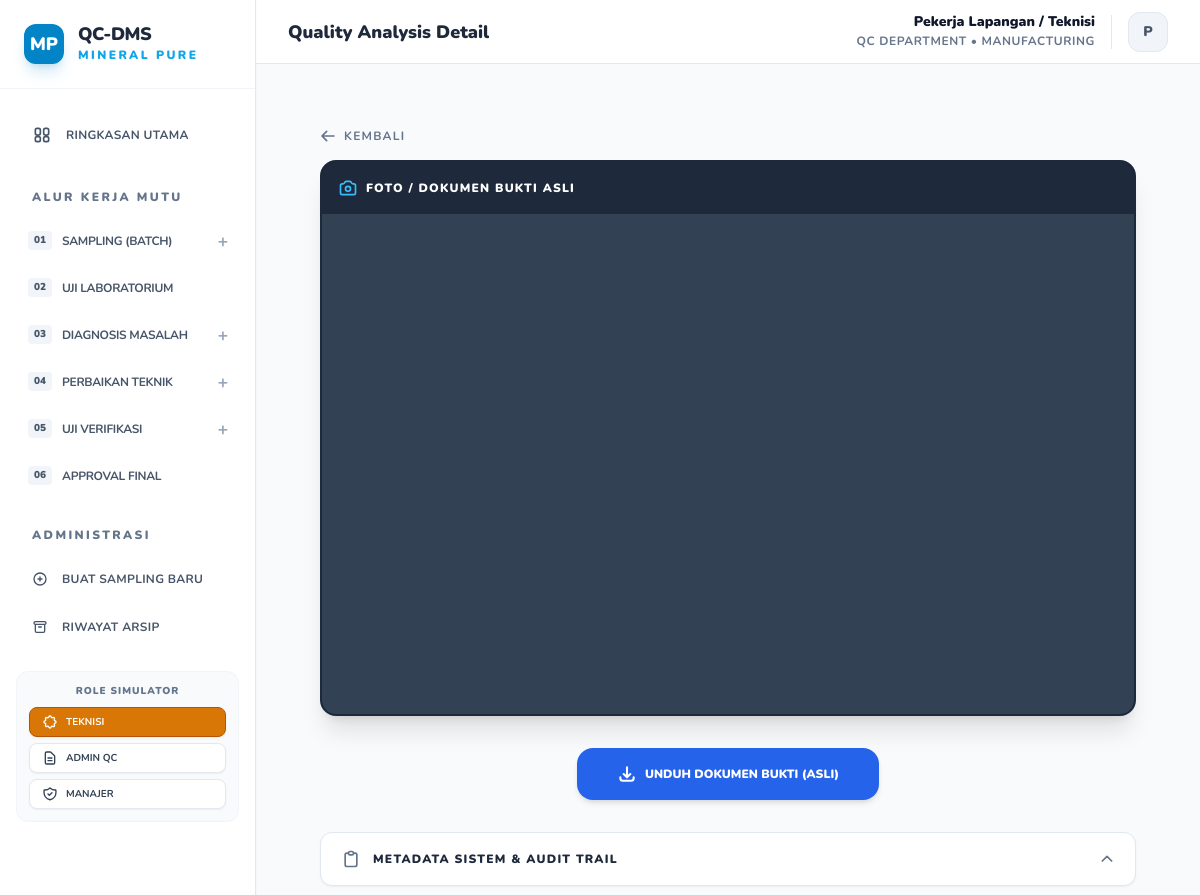
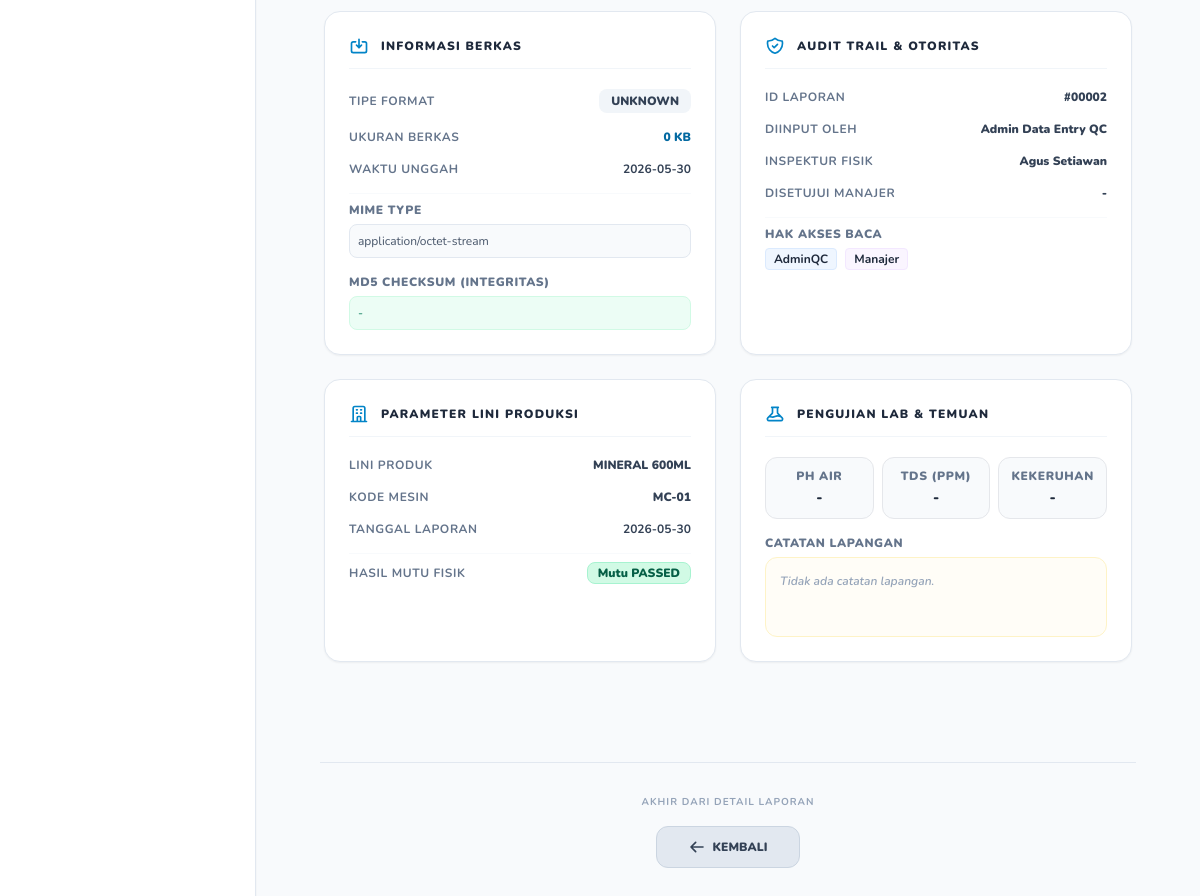
Screenshot of /view.php?id=2 with the database file from the repository (2 pictures, top to bottom).
### tables this page shows
CREATE TABLE documents (
        id INTEGER PRIMARY KEY AUTOINCREMENT,
        no_dokumen TEXT UNIQUE,
        nama_dokumen TEXT,
        produk TEXT,
        jenis TEXT,
        tanggal TEXT,
        inspector TEXT,
        machine_id TEXT,
        admin_entry_name TEXT,
        status TEXT,
        status_mutu TEXT DEFAULT 'Passed',
        approval_status TEXT DEFAULT 'Waiting Approval',
        approved_by TEXT,
        link TEXT,
        deskripsi TEXT,
        folder_path TEXT,
        parent_doc_id INTEGER,
        ph TEXT,
        tds TEXT,
        kekeruhan TEXT,
        created_at DATETIME,
        approved_at DATETIME,
        archived_at DATETIME
    , file_path TEXT, external_link TEXT);

### view.php (the view, shortened to what this page needs)
<?php
require 'db.php';
$id = $_GET['id'] ?? null;
$stmt = $pdo->prepare("SELECT * FROM documents WHERE id = ?");
$stmt->execute([$id]);
$doc = $stmt->fetch(PDO::FETCH_ASSOC);
$file_size_formatted = '0 KB';
$file_ext = 'UNKNOWN';
$file_mime = 'application/octet-stream';
$file_hash = '-';
$file_upload_time = $doc['tanggal'];
?>
<!DOCTYPE html>
<html lang="id">
<head>
    <script src="https://cdn.tailwindcss.com"></script>
</head>
<body class="bg-slate-50 min-h-screen antialiased text-slate-800">
    <?php include 'sidebar.php'; ?>
    <div class="max-w-5xl mx-auto py-4 md:py-8 px-4 md:px-8 view-container">
        <div class="mb-4 flex items-center gap-3 no-print">
            <a href="javascript:history.back()" class="flex items-center gap-2 font-bold text-slate-500 hover:text-sky-600 transition-all text-sm md:text-xs md:uppercase md:tracking-widest">
                <svg class="w-4 h-4" fill="none" stroke="currentColor" viewBox="0 0 24 24" xmlns="http://www.w3.org/2000/svg"><path stroke-linecap="round" stroke-linejoin="round" stroke-width="2.5" d="M10 19l-7-7m0 0l7-7m-7 7h18"></path></svg>
                <span>Kembali</span>
            </a>
        </div>
        <?php if (!empty($doc['file_path']) || !empty($doc['external_link'])): ?>
        <div class="mb-8 no-print">
            <div class="bg-slate-900 rounded-2xl overflow-hidden shadow-xl border-2 border-slate-800">
                <div class="p-4 bg-slate-800 flex justify-between items-center">
                    <div class="flex items-center gap-2">
                        <h4 class="text-xs font-black text-white uppercase tracking-widest">Foto / Dokumen Bukti Asli</h4>
                    </div>
                </div>
                <div class="bg-slate-700 doc-preview-box" style="height:500px">
                    <?php if (!empty($doc['file_path'])): ?>
                        <?php
                        $ext = strtolower(pathinfo($doc['file_path'], PATHINFO_EXTENSION));
                        if (in_array($ext, ['jpg', 'jpeg', 'png', 'webp'])): ?>
                            <img src="<?= htmlspecialchars($doc['file_path']) ?>" class="w-full h-full object-contain" style="display:block">
                        <?php else: ?>
                            <iframe src="<?= htmlspecialchars($doc['file_path']) ?>" class="w-full h-full border-none"></iframe>
                        <?php endif; ?>
                    <?php endif; ?>
                </div>
            </div>
        </div>
        <?php endif; ?>
        <div class="mb-8 flex-col sm:flex-row justify-center items-center gap-4 sm:gap-6 no-print action-area desktop-action-toolbar hidden md:flex">
            <?php if (!empty($doc['file_path'])): ?>
                <a href="<?= htmlspecialchars($doc['file_path']) ?>" download class="w-full sm:w-auto justify-center px-10 py-4 bg-blue-600 text-white text-xs font-black uppercase rounded-2xl hover:bg-blue-700 transition-all shadow-md flex items-center gap-2">
                    <svg class="w-5 h-5" fill="none" stroke="currentColor" viewBox="0 0 24 24" xmlns="http://www.w3.org/2000/svg"><path stroke-linecap="round" stroke-linejoin="round" stroke-width="2.5" d="M4 16v1a3 3 0 003 3h10a3 3 0 003-3v-1m-4-4l-4 4m0 0l-4-4m4 4V4"></path></svg>
                    Unduh Dokumen Bukti (Asli)
                </a>
            <?php endif; ?>
        </div>
        <div class="mb-16">
            <div class="no-print">
                <button onclick="toggleMetadata()" class="w-full py-4 px-5 bg-white hover:bg-slate-50 rounded-xl flex justify-between items-center transition-all border border-slate-200 shadow-sm">
                    <div class="flex items-center gap-3">
                        <h4 class="text-xs font-black text-slate-650 uppercase tracking-widest">Metadata Sistem & Audit Trail</h4>
                    </div>
                    <span id="metaArrow" class="transform transition-transform duration-300 text-slate-500" style="transform: rotate(180deg);">
                        <svg class="w-4 h-4" fill="none" stroke="currentColor" viewBox="0 0 24 24" xmlns="http://www.w3.org/2000/svg"><path stroke-linecap="round" stroke-linejoin="round" stroke-width="2.5" d="M19 9l-7 7-7-7"></path></svg>
                    </span>
                </button>
            </div>
            <div id="metadataSection" class="metadata-content open mt-4">
                <div class="no-print grid grid-cols-1 md:grid-cols-2 gap-6 p-1 mb-8 meta-grid">
                    <div class="bg-white p-6 rounded-2xl border border-slate-200 shadow-sm">
                        <div class="flex items-center gap-3 mb-5 pb-3 border-b border-slate-100">
                            <svg class="w-5 h-5 text-sky-600" fill="none" stroke="currentColor" viewBox="0 0 24 24" xmlns="http://www.w3.org/2000/svg">
                                <path stroke-linecap="round" stroke-linejoin="round" stroke-width="2" d="M8 7H5a2 2 0 00-2 2v9a2 2 0 002 2h14a2 2 0 002-2V9a2 2 0 00-2-2h-3m-1 4l-3 3m0 0l-3-3m3 3V4"></path>
                            </svg>
                            <h4 class="text-xs font-black text-slate-800 uppercase tracking-widest">Informasi Berkas</h4>
                        </div>
                        <ul class="space-y-4">
                            <li class="flex justify-between items-center">
                                <span class="text-xs font-bold text-slate-500 uppercase tracking-wider">Tipe Format</span>
                                <span class="text-xs font-black text-slate-700 bg-slate-100 px-3 py-1 rounded-lg"><?= $file_ext ?></span>
                            </li>
                            <li class="flex justify-between items-center">
                                <span class="text-xs font-bold text-slate-500 uppercase tracking-wider">Ukuran Berkas</span>
                                <span class="text-xs font-black text-sky-700"><?= $file_size_formatted ?></span>
                            </li>
                            <li class="flex justify-between items-center">
                                <span class="text-xs font-bold text-slate-500 uppercase tracking-wider">Waktu Unggah</span>
                                <span class="text-xs font-bold text-slate-700"><?= $file_upload_time ?></span>
                            </li>
                            <li class="flex flex-col gap-1.5 pt-2 border-t border-slate-50">
                                <span class="text-xs font-black text-slate-500 uppercase tracking-wider">MIME Type</span>
                                <span class="text-xs font-mono text-slate-600 bg-slate-50 p-2 rounded-lg border border-slate-200"><?= $file_mime ?></span>
                            </li>
                            <li class="flex flex-col gap-1.5">
                                <span class="text-xs font-black text-slate-500 uppercase tracking-wider">MD5 Checksum (Integritas)</span>
                                <span class="text-xs font-mono text-emerald-700 bg-emerald-50 p-2 rounded-lg border border-emerald-100 break-all"><?= $file_hash ?></span>
                            </li>
                        </ul>
                    </div>
                    <div class="bg-white p-6 rounded-2xl border border-slate-200 shadow-sm">
                        <div class="flex items-center gap-3 mb-5 pb-3 border-b border-slate-100">
                            <h4 class="text-xs font-black text-slate-800 uppercase tracking-widest">Audit Trail & Otoritas</h4>
                        </div>
                        <ul class="space-y-4">
                            <li class="flex justify-between items-center">
                                <span class="text-xs font-bold text-slate-500 uppercase tracking-wider">ID Laporan</span>
                                <span class="text-xs font-black text-slate-700">#<?= str_pad($doc['id'], 5, '0', STR_PAD_LEFT) ?></span>
                            </li>
                            <li class="flex justify-between items-center">
                                <span class="text-xs font-bold text-slate-500 uppercase tracking-wider">Diinput Oleh</span>
                                <span class="text-xs font-black text-slate-700"><?= htmlspecialchars(str_replace('_', ' ', $doc['admin_entry_name'] ?? 'Pekerja Lapangan')) ?></span>
                            </li>
                            <li class="flex justify-between items-center">
                                <span class="text-xs font-bold text-slate-500 uppercase tracking-wider">Inspektur Fisik</span>
                                <span class="text-xs font-black text-slate-700"><?= htmlspecialchars($doc['inspector'] ?? '-') ?></span>
                            </li>
                            <li class="flex justify-between items-center">
                                <span class="text-xs font-bold text-slate-500 uppercase tracking-wider">Disetujui Manajer</span>
                                <span class="text-xs font-black text-slate-700"><?= htmlspecialchars(explode('(', $doc['approved_by'] ?? '-')[0]) ?></span>
                            </li>
                            <li class="flex flex-col gap-1.5 pt-2 border-t border-slate-50">
                                <span class="text-xs font-black text-slate-500 uppercase tracking-wider">Hak Akses Baca</span>
                                <div class="flex gap-2">
                                    <span class="text-xs font-bold text-blue-750 bg-blue-50 px-2 py-0.5 rounded border border-blue-100">AdminQC</span>
                                    <span class="text-xs font-bold text-purple-750 bg-purple-50 px-2 py-0.5 rounded border border-purple-100">Manajer</span>
                                </div>
                            </li>
                        </ul>
                    </div>
                    <div class="bg-white p-6 rounded-2xl border border-slate-200 shadow-sm">
                        <div class="flex items-center gap-3 mb-5 pb-3 border-b border-slate-100">
                            <h4 class="text-xs font-black text-slate-800 uppercase tracking-widest">Parameter Lini Produksi</h4>
                        </div>
                        <ul class="space-y-4">
                            <li class="flex justify-between items-center">
                                <span class="text-xs font-bold text-slate-500 uppercase tracking-wider">Lini Produk</span>
                                <span class="text-xs font-black text-slate-700 uppercase"><?= htmlspecialchars(str_replace('_', ' ', $doc['produk'])) ?></span>
                            </li>
                            <li class="flex justify-between items-center">
                                <span class="text-xs font-bold text-slate-500 uppercase tracking-wider">Kode Mesin</span>
                                <span class="text-xs font-black text-slate-700"><?= htmlspecialchars($doc['machine_id'] ?? '-') ?></span>
                            </li>
                            <li class="flex justify-between items-center">
                                <span class="text-xs font-bold text-slate-500 uppercase tracking-wider">Tanggal Laporan</span>
                                <span class="text-xs font-bold text-slate-700"><?= htmlspecialchars($doc['tanggal']) ?></span>
                            </li>
                            <?php if ($doc['jenis'] == 'Uji_Lab' || $doc['jenis'] == 'Uji_Ulang'): ?>
                                <li class="flex justify-between items-center pt-2 border-t border-slate-50">
                                    <span class="text-xs font-bold text-slate-500 uppercase tracking-wider">Hasil Mutu Fisik</span>
                                    <?php $is_passed_mutu = ($doc['status_mutu'] == 'Passed' || $doc['status_mutu'] == 'Lolos'); ?>
                                    <span class="text-xs font-black <?= $is_passed_mutu ? 'text-emerald-800 bg-emerald-100 border-emerald-200' : 'text-rose-800 bg-rose-100 border-rose-200' ?> border px-2.5 py-0.5 rounded-lg">
                                        <?= $is_passed_mutu ? 'Mutu PASSED' : 'Mutu REJECT' ?>
                                    </span>
                                </li>
                            <?php endif; ?>
                        </ul>
                    </div>
                    <div class="bg-white p-6 rounded-2xl border border-slate-200 shadow-sm">
                        <div class="flex items-center gap-3 mb-5 pb-3 border-b border-slate-100">
                            <h4 class="text-xs font-black text-slate-800 uppercase tracking-widest">Pengujian Lab & Temuan</h4>
                        </div>
                        <?php if ($doc['jenis'] === 'Uji_Lab' || $doc['jenis'] === 'Uji_Ulang'): ?>
                        <div class="grid grid-cols-3 gap-2 mb-4">
                            <div class="bg-slate-50 p-2.5 rounded-xl border border-slate-150 text-center">
                                <p class="text-xs font-black text-slate-500 uppercase tracking-wider mb-1">pH Air</p>
                                <p class="text-sm font-black text-slate-800"><?= htmlspecialchars($doc['ph'] ?? '-') ?></p>
                            </div>
                            <div class="bg-slate-50 p-2.5 rounded-xl border border-slate-150 text-center">
                                <p class="text-xs font-black text-slate-500 uppercase tracking-wider mb-1">TDS (PPM)</p>
                                <p class="text-sm font-black text-slate-800"><?= htmlspecialchars($doc['tds'] ?? '-') ?></p>
                            </div>
                            <div class="bg-slate-50 p-2.5 rounded-xl border border-slate-150 text-center">
                                <p class="text-xs font-black text-slate-500 uppercase tracking-wider mb-1">Kekeruhan</p>
                                <p class="text-sm font-black text-slate-800"><?= htmlspecialchars($doc['kekeruhan'] ?? '-') ?></p>
                            </div>
                        </div>
                        <?php endif; ?>
                        <div class="flex flex-col gap-1.5">
                            <span class="text-xs font-black text-slate-500 uppercase tracking-wider">Catatan Lapangan</span>
                            <div class="text-xs font-semibold text-slate-700 bg-amber-50/40 p-3.5 rounded-xl border border-amber-100 leading-relaxed min-h-[80px]">
                                <?= !empty($doc['deskripsi']) ? $doc['deskripsi'] : '<span class="italic text-slate-400">Tidak ada catatan lapangan.</span>' ?>
                            </div>
                        </div>
                    </div>
                </div>
            </div>
        </div>
        <div class="mt-8 mb-20 no-print text-center border-t border-slate-200 pt-8">
            <p class="text-[10px] font-bold text-slate-400 uppercase mb-4 tracking-widest">Akhir dari Detail Laporan</p>
            <a href="javascript:history.back()" class="inline-flex items-center gap-2 px-8 py-3 bg-slate-200 hover:bg-slate-355 text-slate-700 font-black text-xs uppercase rounded-xl transition-all border border-slate-300">
                <svg class="w-4 h-4 text-slate-650" fill="none" stroke="currentColor" viewBox="0 0 24 24" xmlns="http://www.w3.org/2000/svg"><path stroke-linecap="round" stroke-linejoin="round" stroke-width="2.5" d="M10 19l-7-7m0 0l7-7m-7 7h18"></path></svg>
                Kembali
            </a>
        </div>
    </div>
    </main>
    </div>
    </div>
</body>
</html>

### view.php (style rules this page uses)
body { font-family: system-ui, -apple-system, BlinkMacSystemFont, "Segoe UI", Roboto, "Helvetica Neue", Arial, sans-serif; }
.metadata-content { max-height: 0; overflow: hidden; transition: max-height 0.3s ease-out; }
.metadata-content.open { max-height: 2000px; }

### sidebar.php (style rules this page uses)
body, h1, h2, h3, h4, h5, h6, p, a, span, div, button, input, select, textarea { font-family: 'Nunito', sans-serif !important; }

### rows the page displays
documents: tanggal "2026-05-30", id "00002", admin_entry_name "Admin Data Entry QC", inspector "Agus Setiawan", approved_by "-", produk "MINERAL 600ML", machine "MC-01", ph "-", tds "-", kekeruhan "-"

### other values shown
$val['num'] "01"
$val['title'] "SAMPLING (BATCH)"
$val['num'] "02"
$val['title'] "UJI LABORATORIUM"
$val['num'] "03"
$val['title'] "DIAGNOSIS MASALAH"
$val['num'] "04"
$val['title'] "PERBAIKAN TEKNIK"
$val['num'] "05"
$val['title'] "UJI VERIFIKASI"
$val['num'] "06"
$val['title'] "APPROVAL FINAL"
$role_name "Pekerja Lapangan / Teknisi"
substr($role_name, 0, 1) "P"
$file_ext "UNKNOWN"
